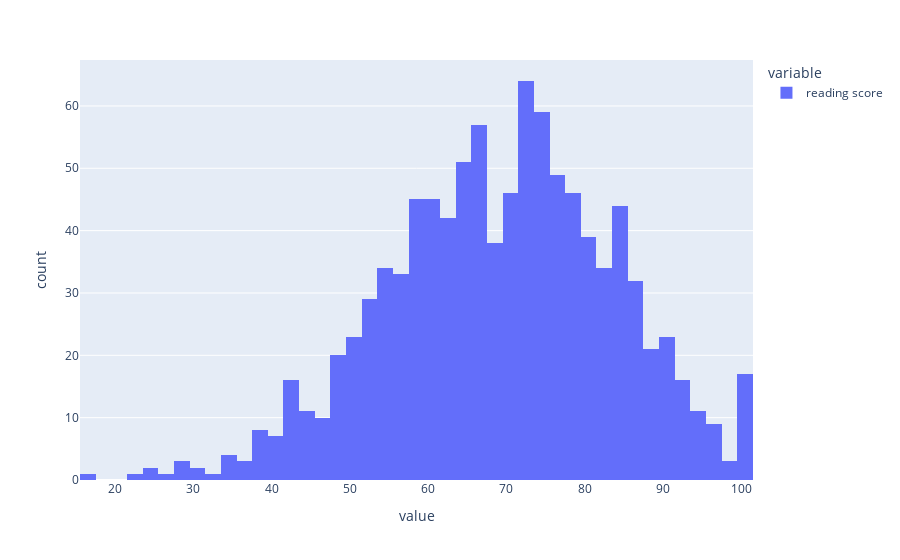

Notebook code cell kept with this figure:
### Code cell
px.histogram(df['reading score'])

### Figure 1 — Plotly figure (JSON) as saved in the notebook; plotly's stock layout.template omitted (floating-point values rounded to 4 significant figures; data arrays with more than 128 entries replaced by an {"elided": "..."} marker saying what was removed)
{"data": [{"alignmentgroup": "True", "bingroup": "x", "hovertemplate": "variable=reading score<br>value=%{x}<br>count=%{y}<extra></extra>", "legendgroup": "reading score", "marker": {"color": "#636efa", "pattern": {"shape": ""}}, "name": "reading score", "offsetgroup": "reading score", "orientation": "v", "showlegend": true, "type": "histogram", "x": {"elided": "1000 int values"}, "xaxis": "x", "yaxis": "y"}], "layout": {"barmode": "relative", "legend": {"title": {"text": "variable"}, "tracegroupgap": 0}, "margin": {"t": 60}, "xaxis": {"anchor": "y", "domain": [0, 1], "title": {"text": "value"}}, "yaxis": {"anchor": "x", "domain": [0, 1], "title": {"text": "count"}}}}
